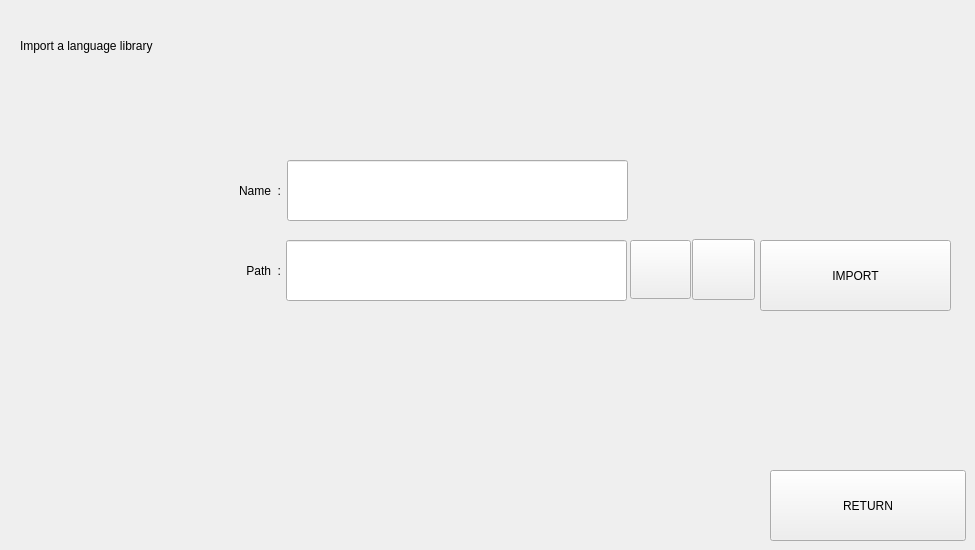
     <widget class="QWidget" name="page33_1_import">
      <widget class="QLineEdit" name="edit_33_1_path">
       <property name="geometry">
        <rect>
         <x>286</x>
         <y>240</y>
         <width>341</width>
         <height>61</height>
        </rect>
       </property>
      </widget>
      <widget class="QPushButton" name="btn_33_1_selectfolder">
       <property name="geometry">
        <rect>
         <x>692</x>
         <y>239</y>
         <width>63</width>
         <height>61</height>
        </rect>
       </property>
       <property name="text">
        <string/>
       </property>
      </widget>
      <widget class="QLabel" name="label_33_1_path">
       <property name="geometry">
        <rect>
         <x>90</x>
         <y>250</y>
         <width>191</width>
         <height>41</height>
        </rect>
       </property>
       <property name="text">
        <string>Path  :</string>
       </property>
       <property name="alignment">
        <set>Qt::AlignRight|Qt::AlignTrailing|Qt::AlignVCenter</set>
       </property>
      </widget>
      <widget class="QLineEdit" name="edit_33_1_name">
       <property name="geometry">
        <rect>
         <x>287</x>
         <y>160</y>
         <width>341</width>
         <height>61</height>
        </rect>
       </property>
      </widget>
      <widget class="QLabel" name="label_33_1_title">
       <property name="geometry">
        <rect>
         <x>20</x>
         <y>10</y>
         <width>811</width>
         <height>71</height>
        </rect>
       </property>
       <property name="text">
        <string>Import a language library</string>
       </property>
      </widget>
      <widget class="QLabel" name="label_33_1_name">
       <property name="geometry">
        <rect>
         <x>90</x>
         <y>170</y>
         <width>191</width>
         <height>41</height>
        </rect>
       </property>
       <property name="text">
        <string>Name  :</string>
       </property>
       <property name="alignment">
        <set>Qt::AlignRight|Qt::AlignTrailing|Qt::AlignVCenter</set>
       </property>
      </widget>
      <widget class="QPushButton" name="btn_33_1_return">
       <property name="geometry">
        <rect>
         <x>770</x>
         <y>470</y>
         <width>196</width>
         <height>71</height>
        </rect>
       </property>
       <property name="text">
        <string>RETURN</string>
       </property>
      </widget>
      <widget class="QPushButton" name="btn_33_1_import">
       <property name="geometry">
        <rect>
         <x>760</x>
         <y>240</y>
         <width>191</width>
         <height>71</height>
        </rect>
       </property>
       <property name="text">
        <string>IMPORT</string>
       </property>
      </widget>
      <widget class="QPushButton" name="btn_33_1_selectzip">
       <property name="geometry">
        <rect>
         <x>630</x>
         <y>240</y>
         <width>61</width>
         <height>59</height>
        </rect>
       </property>
       <property name="text">
        <string/>
       </property>
      </widget>
     </widget>
